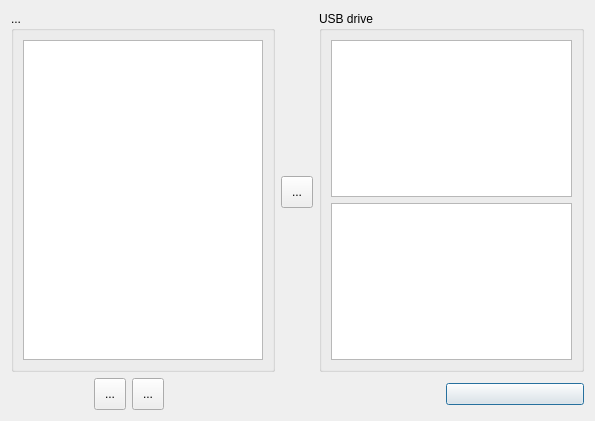
<?xml version="1.0" encoding="UTF-8"?>
<ui version="4.0">
 <class>FMDlg</class>
 <widget class="QDialog" name="FMDlg">
  <property name="geometry">
   <rect>
    <x>0</x>
    <y>0</y>
    <width>595</width>
    <height>421</height>
   </rect>
  </property>
  <property name="windowTitle">
   <string>File manager</string>
  </property>
  <layout class="QVBoxLayout" name="verticalLayout_4">
   <item>
    <layout class="QHBoxLayout" name="horizontalLayout_2">
     <item>
      <widget class="QGroupBox" name="fm">
       <property name="title">
        <string>...</string>
       </property>
       <layout class="QVBoxLayout" name="verticalLayout_2">
        <item>
         <widget class="QListWidget" name="localPanel"/>
        </item>
       </layout>
      </widget>
     </item>
     <item>
      <layout class="QVBoxLayout" name="verticalLayout_3" stretch="0,0,0">
       <item>
        <spacer name="verticalSpacer_2">
         <property name="orientation">
          <enum>Qt::Vertical</enum>
         </property>
         <property name="sizeHint" stdset="0">
          <size>
           <width>20</width>
           <height>40</height>
          </size>
         </property>
        </spacer>
       </item>
       <item>
        <widget class="QToolButton" name="upload">
         <property name="minimumSize">
          <size>
           <width>32</width>
           <height>32</height>
          </size>
         </property>
         <property name="toolTip">
          <string>&lt;html&gt;&lt;head/&gt;&lt;body&gt;&lt;p&gt;Copy file to USB drive&lt;/p&gt;&lt;/body&gt;&lt;/html&gt;</string>
         </property>
         <property name="text">
          <string>...</string>
         </property>
         <property name="icon">
          <iconset resource="AC.qrc">
           <normaloff>:/images/arrow-right.png</normaloff>:/images/arrow-right.png</iconset>
         </property>
         <property name="iconSize">
          <size>
           <width>36</width>
           <height>36</height>
          </size>
         </property>
        </widget>
       </item>
       <item>
        <spacer name="verticalSpacer">
         <property name="orientation">
          <enum>Qt::Vertical</enum>
         </property>
         <property name="sizeHint" stdset="0">
          <size>
           <width>20</width>
           <height>40</height>
          </size>
         </property>
        </spacer>
       </item>
      </layout>
     </item>
     <item>
      <widget class="QGroupBox" name="groupBox">
       <property name="title">
        <string>USB drive</string>
       </property>
       <layout class="QVBoxLayout" name="verticalLayout" stretch="20,20">
        <item>
         <widget class="QTreeView" name="treeView"/>
        </item>
        <item>
         <widget class="QListWidget" name="usbPanel"/>
        </item>
       </layout>
      </widget>
     </item>
    </layout>
   </item>
   <item>
    <layout class="QHBoxLayout" name="horizontalLayout" stretch="3,10,10,10,5">
     <item>
      <spacer name="horizontalSpacer_2">
       <property name="orientation">
        <enum>Qt::Horizontal</enum>
       </property>
       <property name="sizeHint" stdset="0">
        <size>
         <width>40</width>
         <height>20</height>
        </size>
       </property>
      </spacer>
     </item>
     <item>
      <widget class="QToolButton" name="preview">
       <property name="minimumSize">
        <size>
         <width>32</width>
         <height>32</height>
        </size>
       </property>
       <property name="text">
        <string>...</string>
       </property>
       <property name="icon">
        <iconset resource="AC.qrc">
         <normaloff>:/images/document-preview.png</normaloff>:/images/document-preview.png</iconset>
       </property>
       <property name="iconSize">
        <size>
         <width>36</width>
         <height>36</height>
        </size>
       </property>
      </widget>
     </item>
     <item>
      <widget class="QToolButton" name="remove">
       <property name="minimumSize">
        <size>
         <width>32</width>
         <height>32</height>
        </size>
       </property>
       <property name="toolTip">
        <string>&lt;html&gt;&lt;head/&gt;&lt;body&gt;&lt;p&gt;Remove file&lt;/p&gt;&lt;/body&gt;&lt;/html&gt;</string>
       </property>
       <property name="text">
        <string>...</string>
       </property>
       <property name="icon">
        <iconset resource="AC.qrc">
         <normaloff>:/images/edit-delete.png</normaloff>:/images/edit-delete.png</iconset>
       </property>
       <property name="iconSize">
        <size>
         <width>36</width>
         <height>36</height>
        </size>
       </property>
      </widget>
     </item>
     <item>
      <spacer name="horizontalSpacer">
       <property name="orientation">
        <enum>Qt::Horizontal</enum>
       </property>
       <property name="sizeHint" stdset="0">
        <size>
         <width>475</width>
         <height>20</height>
        </size>
       </property>
      </spacer>
     </item>
     <item>
      <widget class="QPushButton" name="close">
       <property name="text">
        <string/>
       </property>
       <property name="icon">
        <iconset resource="res.qrc">
         <normaloff>:/icons/exit.ico</normaloff>:/icons/exit.ico</iconset>
       </property>
       <property name="iconSize">
        <size>
         <width>36</width>
         <height>36</height>
        </size>
       </property>
      </widget>
     </item>
    </layout>
   </item>
  </layout>
 </widget>
 <resources>
  <include location="AC.qrc"/>
  <include location="res.qrc"/>
 </resources>
 <connections>
  <connection>
   <sender>close</sender>
   <signal>clicked()</signal>
   <receiver>FMDlg</receiver>
   <slot>accept()</slot>
   <hints>
    <hint type="sourcelabel">
     <x>526</x>
     <y>375</y>
    </hint>
    <hint type="destinationlabel">
     <x>430</x>
     <y>374</y>
    </hint>
   </hints>
  </connection>
 </connections>
</ui>
